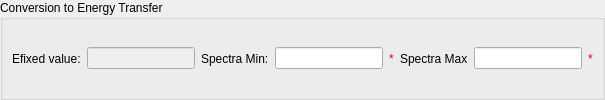
        <widget class="QGroupBox" name="gbCtoE">
         <property name="title">
          <string>Conversion to Energy Transfer</string>
         </property>
         <layout class="QGridLayout" name="gridLayout_6">
          <property name="margin">
           <number>0</number>
          </property>
          <property name="spacing">
           <number>0</number>
          </property>
          <item row="0" column="0">
           <widget class="QStackedWidget" name="swConvertToEnergy">
            <property name="currentIndex">
             <number>0</number>
            </property>
            <widget class="QWidget" name="page_8">
             <layout class="QHBoxLayout" name="horizontalLayout_4">
              <item>
               <widget class="QLabel" name="lbEFixed">
                <property name="text">
                 <string>Efixed value:</string>
                </property>
                <property name="buddy">
                 <cstring>leEfixed</cstring>
                </property>
               </widget>
              </item>
              <item>
               <widget class="QLineEdit" name="leEfixed">
                <property name="enabled">
                 <bool>false</bool>
                </property>
                <property name="toolTip">
                 <string>Value of Efixed for conversion from time to energy.</string>
                </property>
               </widget>
              </item>
              <item>
               <widget class="QLabel" name="lbSpectraMin">
                <property name="text">
                 <string>Spectra Min:</string>
                </property>
                <property name="buddy">
                 <cstring>leSpectraMin</cstring>
                </property>
               </widget>
              </item>
              <item>
               <widget class="QLineEdit" name="leSpectraMin">
                <property name="toolTip">
                 <string>Minimum spectra number for data.</string>
                </property>
               </widget>
              </item>
              <item>
               <widget class="QLabel" name="valSpectraMin">
                <property name="styleSheet">
                 <string notr="true">color: rgb(255, 0, 4)</string>
                </property>
                <property name="text">
                 <string>*</string>
                </property>
               </widget>
              </item>
              <item>
               <widget class="QLabel" name="lbSpectraMax">
                <property name="text">
                 <string>Spectra Max</string>
                </property>
                <property name="buddy">
                 <cstring>leSpectraMax</cstring>
                </property>
               </widget>
              </item>
              <item>
               <widget class="QLineEdit" name="leSpectraMax">
                <property name="toolTip">
                 <string>Maximum spectra number for data.</string>
                </property>
               </widget>
              </item>
              <item>
               <widget class="QLabel" name="valSpectraMax">
                <property name="styleSheet">
                 <string notr="true">color: rgb(255, 0, 4)</string>
                </property>
                <property name="text">
                 <string>*</string>
                </property>
               </widget>
              </item>
             </layout>
            </widget>
           </widget>
          </item>
         </layout>
        </widget>
